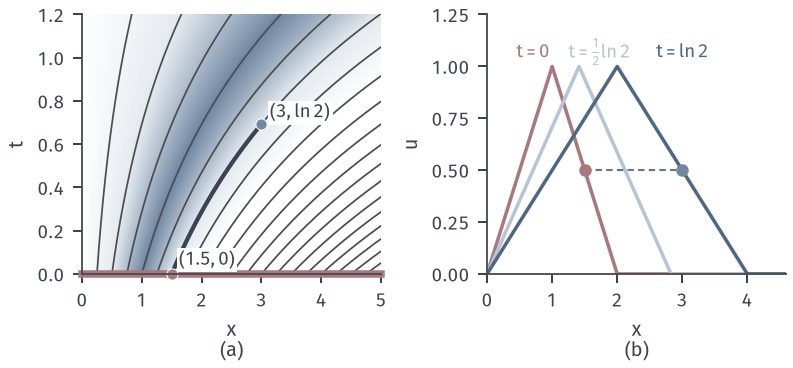

Reproduce this figure in Python.
# Target: transport by v=x of a tent centred at 1: characteristics x=x0 e^t and profiles.
from pathlib import Path
import sys
sys.path.insert(0, str(Path(__file__).resolve().parents[1]/'transp-common'))
from transp_common import *
fig,(a,b)=figure(112,52,ncols=2)
L=np.log(2)
x=np.linspace(0,5,1001); t=np.linspace(0,1.2,401); X,T=np.meshgrid(x,t)
heat(a,tent(X*np.exp(-T)),(0,5),(0,1.2))
for x0 in np.arange(.25,5,.25):
    tt=np.linspace(0,1.2,200); a.plot(x0*np.exp(tt),tt,color=CHAR,lw=.7)
a.plot([0,5],[0,0],color=RED,lw=3,clip_on=False)
tt=np.linspace(0,L,100); a.plot(1.5*np.exp(tt),tt,color=INK,lw=1.7)
a.plot([3],[L],'o',color=BLUE,ms=4.5,mec='white',mew=.4); a.plot([1.5],[0],'o',color=RED,ms=4.5,clip_on=False,mec='white',mew=.4)
B=dict(fc='white',ec='none',pad=.8)
a.text(3.14,L+.03,'$(3,\\ln 2)$',fontsize=7.5,bbox=B); a.text(1.62,.04,'$(1.5,0)$',fontsize=7.5,bbox=B)
a.set_xlim(0,5); a.set_ylim(0,1.2); tail(a,'$x$','(a)','$t$')
xx=np.linspace(0,4.6,1201)
cs=shades(2)
b.plot(xx,tent(xx),color=RED,lw=1.4)
b.plot(xx,tent(xx*np.exp(-L/2)),color=cs[0],lw=1.4)
b.plot(xx,tent(xx*np.exp(-L)),color=cs[1],lw=1.4)
b.plot([1.5,3],[.5,.5],color=MUTED,lw=.85,ls=(0,(3,2)))
b.plot([1.5],[.5],'o',color=RED,ms=4); b.plot([3],[.5],'o',color=BLUE,ms=4)
b.text(.45,1.04,'$t=0$',color=RED,fontsize=7.5); b.text(1.25,1.04,'$t=\\frac{1}{2}\\ln 2$',color=cs[0],fontsize=7.5); b.text(2.6,1.04,'$t=\\ln 2$',color=cs[1],fontsize=7.5)
b.set_xlim(0,4.6); b.set_ylim(0,1.25); tail(b,'$x$','(b)','$u$')
save(fig,Path(__file__).resolve().parent,'figure',{'flow':'x e^t','check':'u(3,ln2)=u0(1.5)=0.5'})
